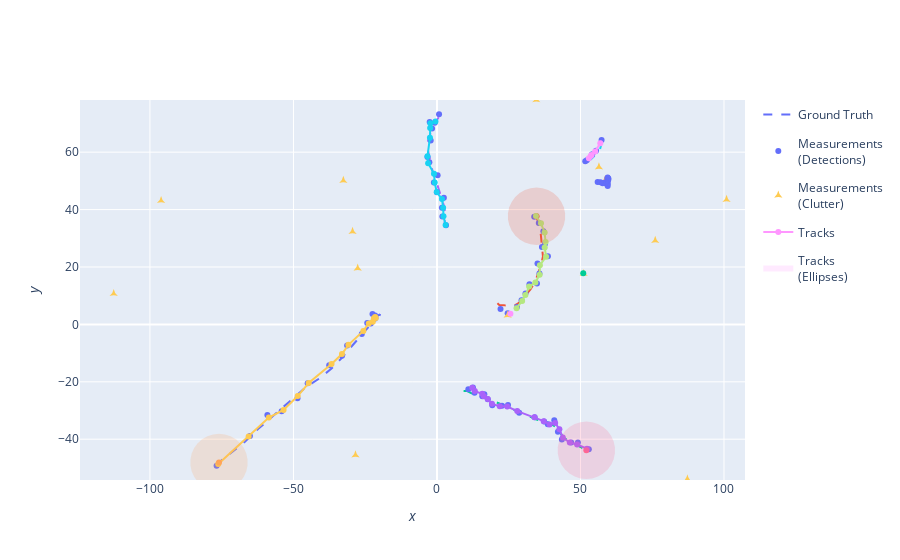

Notebook cell for this chart:
### Markdown cell above
Now let us plot the tracks for a detection probability of 0.9.

### Code cell
from stonesoup.types.detection import TrueDetection
x_min, x_max, y_min, y_max = 0, 0, 0, 0

# Get bounds from the tracks
for track in tracks:
    for state in track:
        x_min = min([state.state_vector[0], x_min])
        x_max = max([state.state_vector[0], x_max])
        y_min = min([state.state_vector[2], y_min])
        y_max = max([state.state_vector[2], y_max])

# Get bounds from measurements
for measurement_set in all_measurements:
    for measurement in measurement_set:
        if type(measurement) == TrueDetection:
            x_min = min([measurement.state_vector[0], x_min])
            x_max = max([measurement.state_vector[0], x_max])
            y_min = min([measurement.state_vector[1], y_min])
            y_max = max([measurement.state_vector[1], y_max])

# Plot the tracks
plotter = Plotterly()
plotter.plot_ground_truths(truths, [0, 2])
plotter.plot_measurements(all_measurements, [0, 2])
plotter.plot_tracks(tracks, [0, 2], uncertainty=True)
plotter.fig.update_xaxes(range=[x_min-5, x_max+5])
plotter.fig.update_yaxes(range=[y_min-5, y_max+5])
plotter.fig
